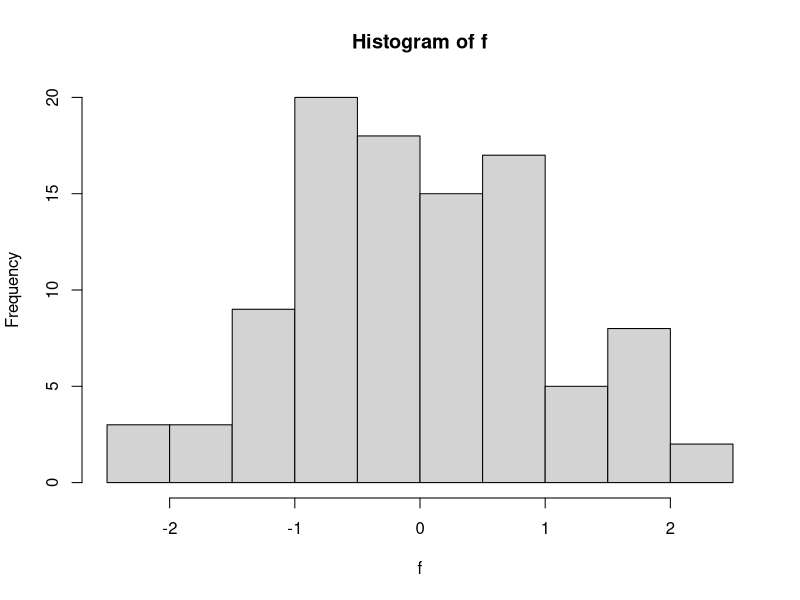
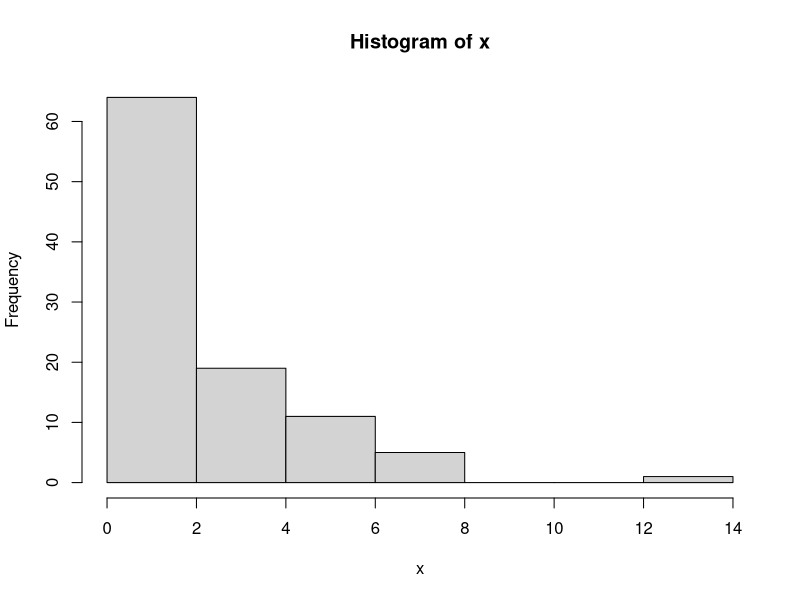
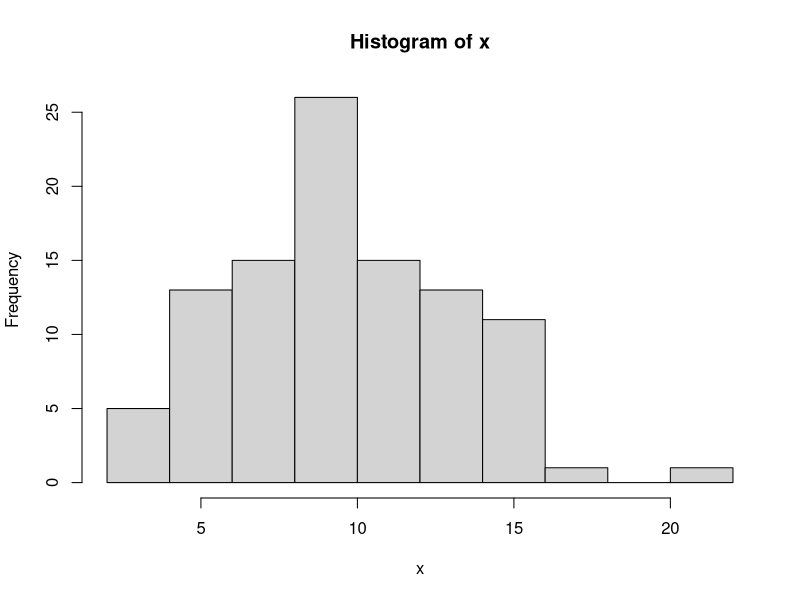
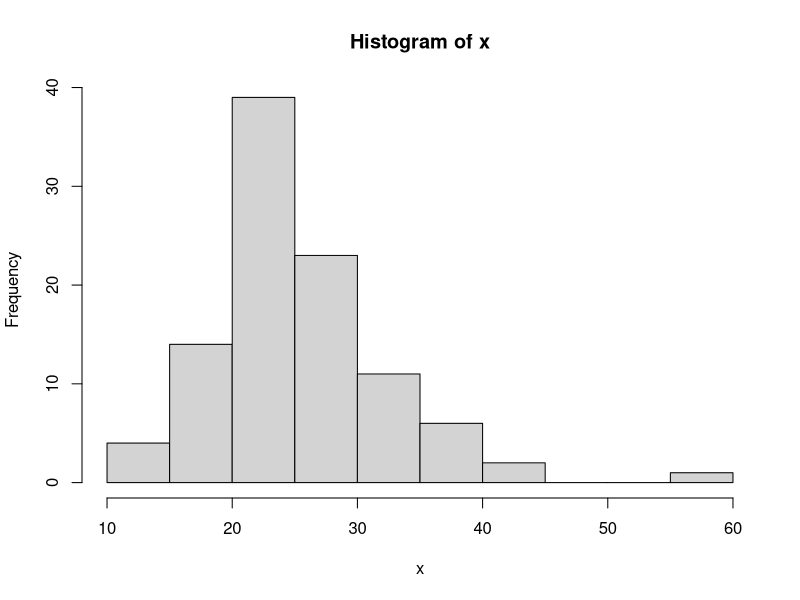
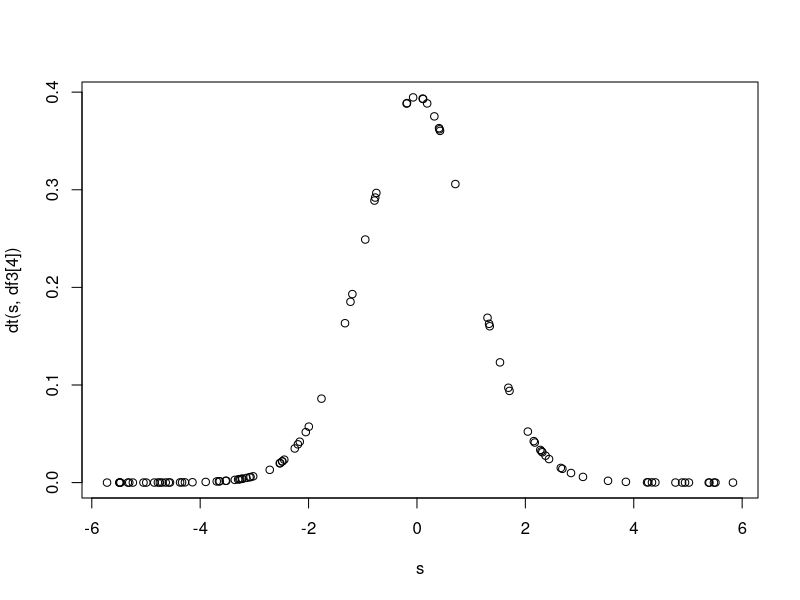
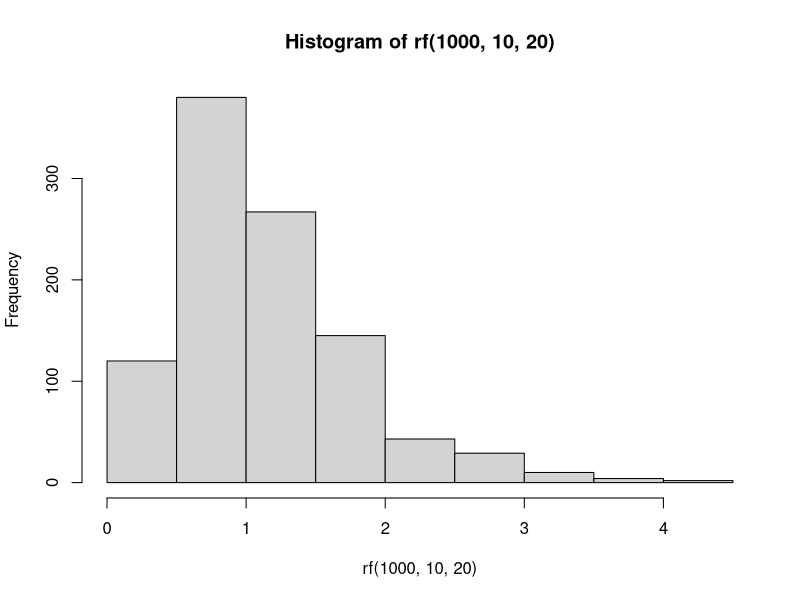

Write R code to recreate these figures, in order.
# Q1
n <- 100
df <- n - 1
f <- rt(n, df)
hist(f)

# Q2
n <- 100
df <- c(2,10,25)
for (el in df){
  x <- rchisq(n, el)
  hist(x)
}

# Q3
s <- runif(100, -6, 6)
df3 <- c(1,4,10,30)
dt(s,df3[1])

plot(s, dt(s, df3[4]))

# Q4 (i)
qf(0.95, 10, 20)

# Q4 (ii)
pf(1.5, 10, 20)

# Q4 (iii)
qf(c(0.25, 0.5, 0.75, 0.999), 10, 20)

# Q4 (iv)
rf(1000, 10, 20)
hist(rf(1000, 10, 20))